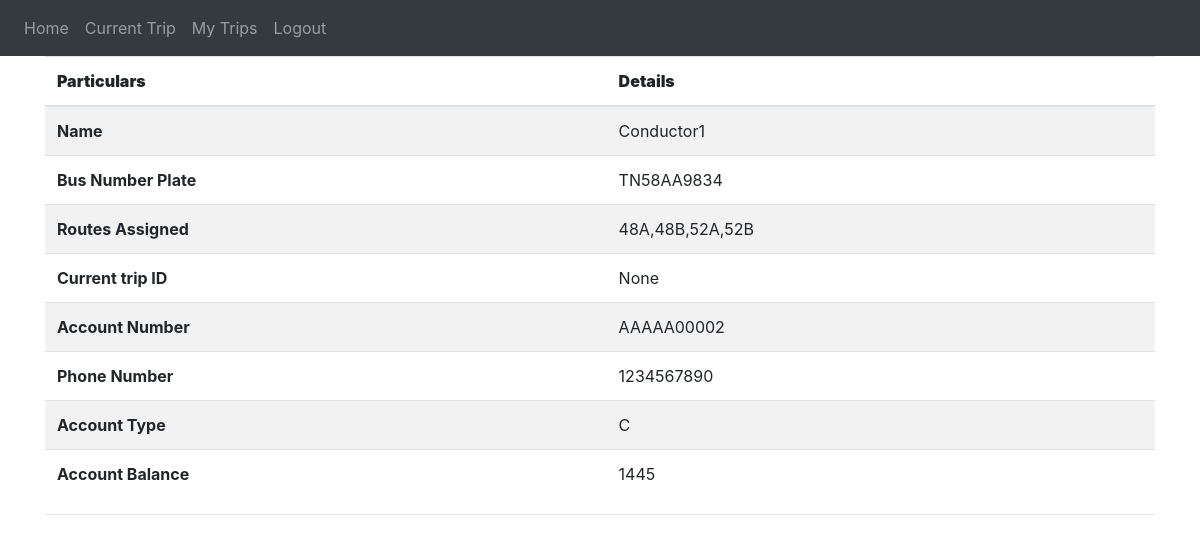
The page /conductor-home (signed in) on the database as committed earlier.
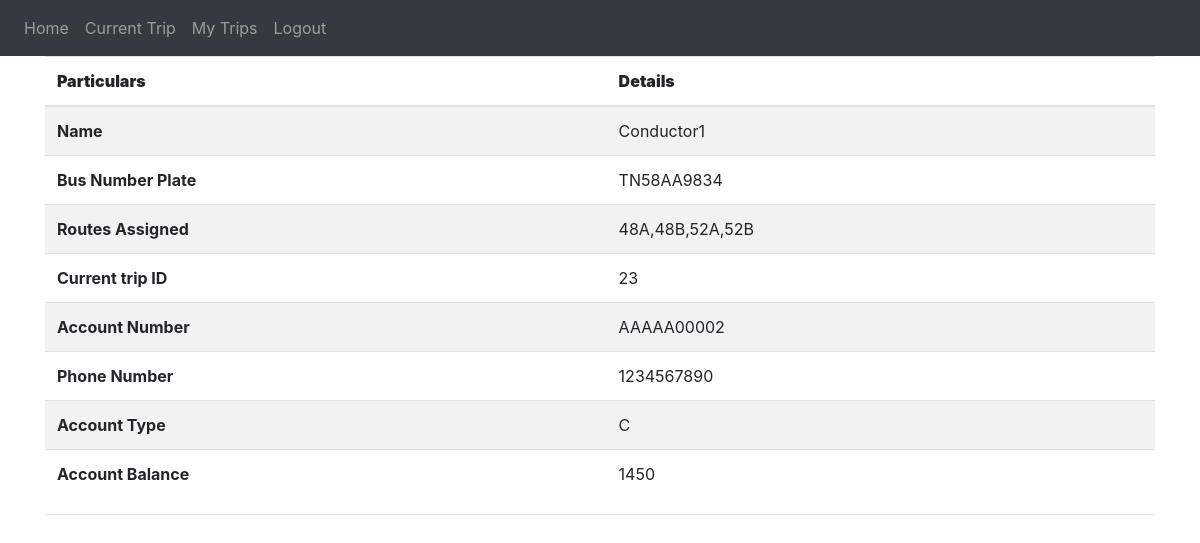
The same page on the database as committed later.
### website/models.py (models this page shows)
class Conductor_details(db.Model, UserMixin):
    conductor_id = db.Column(db.Integer , primary_key = True)
    bus_no = db.Column(db.String(10))
    current_trip_id = db.Column(db.Integer)
    routes_assigned = db.Column(db.String(100))

class User(db.Model, UserMixin):
    id = db.Column(db.Integer, primary_key=True)
    email = db.Column(db.String(150), unique=True)
    password = db.Column(db.String(150))
    name = db.Column(db.String(150))
    phone_number = db.Column(db.String(10))
    type = db.Column(db.String(1))
    account_number = db.Column(db.String(10))
    balance = db.Column(db.Integer)
    scratch_cards = db.relationship('Scratch_card')
    helpdesk_recharges = db.relationship('Helpdesk_recharge')
    trips = db.relationship('Trip')

### website/views.py (the view)
@views.route('/conductor-home', methods=['GET', 'POST'])
@login_required
def conductor_home():
    conductor_details = Conductor_details.query.filter_by(conductor_id = current_user.id).first()
    return render_template("conductor_home.html" , user = current_user,cd = conductor_details)

### website/__init__.py (called while the page is built)
def create_app():
    app = Flask(__name__)
    app.config['SECRET_KEY'] = '#itsactuallyapassword'
    app.config['SQLALCHEMY_DATABASE_URI'] = f'sqlite:///{DB_NAME}'
    db.init_app(app)
    from .views import views
    from .auth import auth
    app.register_blueprint(views, url_prefix='/')
    app.register_blueprint(auth, url_prefix='/')
    from .models import User, Conductor_details
    create_database(app)
    login_manager = LoginManager()
    login_manager.login_view = 'auth.login'
    login_manager.init_app(app)
    @login_manager.user_loader
    def load_user(id):
        return User.query.get(int(id))
    return app

### website/templates/conductor_home.html (shortened to what this page needs)
{% extends "base.html" %}
{% block content %}
<div>
<table class="table table-striped">
  <thead>
    <tr>
      <th scope="col" ><b>Particulars</b></th>
      <th scope="col"><b>Details</b></th>
    </tr>
  </thead>
  <tbody>
    <tr>
      <th scope="row">Name</th>
      <td>{{user.name}}</td>
    </tr>
    <tr>
      <th scope="row">Bus Number Plate</th>
      <td>{{cd.bus_no}}</td>
    </tr>
    <tr>
      <th scope="row">Routes Assigned</th>
      <td>{{cd.routes_assigned}}</td>
    </tr>
    <tr>
      <th scope="row">Current trip ID</th>
      <td>{{cd.current_trip_id}}</td>
    </tr>
    <tr>
      <th scope="row">Account Number</th>
      <td>{{user.account_number}}</td>
    </tr>
    <tr>
      <th scope="row">Phone Number</th>
      <td>{{user.phone_number}}</td>
    </tr>
    <tr>
      <th scope="row">Account Type</th>
      <td>{{user.type}}</td>
    </tr>
    <tr>
      <th scope="row">Account Balance</th>
      <td>{{user.balance}}</td>
    </tr>
  </tbody>
</table>
</div>
<hr><br>
{% endblock %}

Rows that differ between the two databases and show on the page:
changed User "Conductor1": balance "1445" → "1450"
changed Conductor_details "TN58AA9834": current_trip_id "None" → "23"
